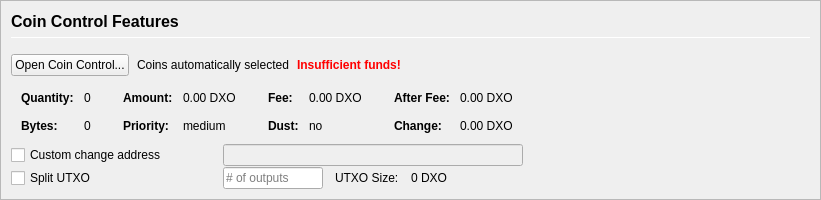
         <widget class="QFrame" name="frameCoinControl">
          <property name="sizePolicy">
           <sizepolicy hsizetype="Expanding" vsizetype="Expanding">
            <horstretch>0</horstretch>
            <verstretch>0</verstretch>
           </sizepolicy>
          </property>
          <property name="maximumSize">
           <size>
            <width>16777215</width>
            <height>16777215</height>
           </size>
          </property>
          <property name="frameShape">
           <enum>QFrame::StyledPanel</enum>
          </property>
          <property name="frameShadow">
           <enum>QFrame::Sunken</enum>
          </property>
          <layout class="QVBoxLayout" name="verticalLayoutCoinControl2">
           <property name="spacing">
            <number>0</number>
           </property>
           <property name="leftMargin">
            <number>0</number>
           </property>
           <property name="topMargin">
            <number>0</number>
           </property>
           <property name="rightMargin">
            <number>0</number>
           </property>
           <property name="bottomMargin">
            <number>0</number>
           </property>
           <item>
            <widget class="QFrame" name="frameCoinControl_BG">
             <layout class="QVBoxLayout" name="verticalLayoutCoinControl" stretch="0,0,0,0,0,0">
              <property name="spacing">
               <number>1</number>
              </property>
              <property name="leftMargin">
               <number>10</number>
              </property>
              <property name="topMargin">
               <number>10</number>
              </property>
              <item>
               <layout class="QHBoxLayout" name="horizontalLayoutCoinControl1">
                <property name="bottomMargin">
                 <number>15</number>
                </property>
                <item>
                 <layout class="QVBoxLayout" name="verticalLayout_3">
                  <property name="spacing">
                   <number>6</number>
                  </property>
                  <item>
                   <widget class="QLabel" name="labelCoinControlFeatures">
                    <property name="sizePolicy">
                     <sizepolicy hsizetype="Preferred" vsizetype="Maximum">
                      <horstretch>0</horstretch>
                      <verstretch>0</verstretch>
                     </sizepolicy>
                    </property>
                    <property name="minimumSize">
                     <size>
                      <width>0</width>
                      <height>20</height>
                     </size>
                    </property>
                    <property name="font">
                     <font>
                      <pointsize>12</pointsize>
                      <weight>75</weight>
                      <bold>true</bold>
                     </font>
                    </property>
                    <property name="styleSheet">
                     <string notr="true">font-weight:bold;</string>
                    </property>
                    <property name="text">
                     <string>Coin Control Features</string>
                    </property>
                   </widget>
                  </item>
                  <item>
                   <widget class="Line" name="line">
                    <property name="minimumSize">
                     <size>
                      <width>0</width>
                      <height>1</height>
                     </size>
                    </property>
                    <property name="maximumSize">
                     <size>
                      <width>16777215</width>
                      <height>1</height>
                     </size>
                    </property>
                    <property name="orientation">
                     <enum>Qt::Horizontal</enum>
                    </property>
                   </widget>
                  </item>
                 </layout>
                </item>
               </layout>
              </item>
              <item>
               <layout class="QHBoxLayout" name="horizontalLayoutCoinControl2" stretch="0,0,0,0">
                <property name="spacing">
                 <number>8</number>
                </property>
                <property name="bottomMargin">
                 <number>10</number>
                </property>
                <item>
                 <widget class="QPushButton" name="pushButtonCoinControl">
                  <property name="styleSheet">
                   <string notr="true"/>
                  </property>
                  <property name="text">
                   <string>Open Coin Control...</string>
                  </property>
                  <property name="autoDefault">
                   <bool>false</bool>
                  </property>
                 </widget>
                </item>
                <item>
                 <widget class="QLabel" name="labelCoinControlAutomaticallySelected">
                  <property name="text">
                   <string>Coins automatically selected</string>
                  </property>
                  <property name="margin">
                   <number>5</number>
                  </property>
                 </widget>
                </item>
                <item>
                 <widget class="QLabel" name="labelCoinControlInsuffFunds">
                  <property name="font">
                   <font>
                    <weight>75</weight>
                    <bold>true</bold>
                   </font>
                  </property>
                  <property name="styleSheet">
                   <string notr="true">color:red;font-weight:bold;</string>
                  </property>
                  <property name="text">
                   <string>Insufficient funds!</string>
                  </property>
                  <property name="margin">
                   <number>5</number>
                  </property>
                 </widget>
                </item>
                <item>
                 <spacer name="horizontalSpacerCoinControl">
                  <property name="orientation">
                   <enum>Qt::Horizontal</enum>
                  </property>
                  <property name="sizeHint" stdset="0">
                   <size>
                    <width>40</width>
                    <height>1</height>
                   </size>
                  </property>
                 </spacer>
                </item>
               </layout>
              </item>
              <item>
               <widget class="QWidget" name="widgetCoinControl" native="true">
                <property name="sizePolicy">
                 <sizepolicy hsizetype="Preferred" vsizetype="Preferred">
                  <horstretch>0</horstretch>
                  <verstretch>0</verstretch>
                 </sizepolicy>
                </property>
                <property name="minimumSize">
                 <size>
                  <width>0</width>
                  <height>0</height>
                 </size>
                </property>
                <property name="styleSheet">
                 <string notr="true"/>
                </property>
                <layout class="QHBoxLayout" name="horizontalLayoutCoinControl5">
                 <property name="leftMargin">
                  <number>0</number>
                 </property>
                 <property name="topMargin">
                  <number>0</number>
                 </property>
                 <property name="rightMargin">
                  <number>0</number>
                 </property>
                 <property name="bottomMargin">
                  <number>0</number>
                 </property>
                 <item>
                  <layout class="QHBoxLayout" name="horizontalLayoutCoinControl3" stretch="0,0,0,1">
                   <property name="spacing">
                    <number>20</number>
                   </property>
                   <property name="topMargin">
                    <number>0</number>
                   </property>
                   <property name="bottomMargin">
                    <number>10</number>
                   </property>
                   <item>
                    <layout class="QFormLayout" name="formLayoutCoinControl1">
                     <property name="horizontalSpacing">
                      <number>10</number>
                     </property>
                     <property name="verticalSpacing">
                      <number>14</number>
                     </property>
                     <property name="leftMargin">
                      <number>10</number>
                     </property>
                     <property name="topMargin">
                      <number>4</number>
                     </property>
                     <property name="rightMargin">
                      <number>6</number>
                     </property>
                     <item row="0" column="0">
                      <widget class="QLabel" name="labelCoinControlQuantityText">
                       <property name="font">
                        <font>
                         <weight>75</weight>
                         <bold>true</bold>
                        </font>
                       </property>
                       <property name="text">
                        <string>Quantity:</string>
                       </property>
                       <property name="margin">
                        <number>0</number>
                       </property>
                      </widget>
                     </item>
                     <item row="0" column="1">
                      <widget class="QLabel" name="labelCoinControlQuantity">
                       <property name="cursor">
                        <cursorShape>IBeamCursor</cursorShape>
                       </property>
                       <property name="contextMenuPolicy">
                        <enum>Qt::ActionsContextMenu</enum>
                       </property>
                       <property name="text">
                        <string notr="true">0</string>
                       </property>
                       <property name="margin">
                        <number>0</number>
                       </property>
                       <property name="textInteractionFlags">
                        <set>Qt::LinksAccessibleByMouse|Qt::TextSelectableByKeyboard|Qt::TextSelectableByMouse</set>
                       </property>
                      </widget>
                     </item>
                     <item row="1" column="0">
                      <widget class="QLabel" name="labelCoinControlBytesText">
                       <property name="font">
                        <font>
                         <weight>75</weight>
                         <bold>true</bold>
                        </font>
                       </property>
                       <property name="text">
                        <string>Bytes:</string>
                       </property>
                      </widget>
                     </item>
                     <item row="1" column="1">
                      <widget class="QLabel" name="labelCoinControlBytes">
                       <property name="cursor">
                        <cursorShape>IBeamCursor</cursorShape>
                       </property>
                       <property name="contextMenuPolicy">
                        <enum>Qt::ActionsContextMenu</enum>
                       </property>
                       <property name="text">
                        <string notr="true">0</string>
                       </property>
                       <property name="textInteractionFlags">
                        <set>Qt::LinksAccessibleByMouse|Qt::TextSelectableByKeyboard|Qt::TextSelectableByMouse</set>
                       </property>
                      </widget>
                     </item>
                    </layout>
                   </item>
                   <item>
                    <layout class="QFormLayout" name="formLayoutCoinControl2">
                     <property name="horizontalSpacing">
                      <number>10</number>
                     </property>
                     <property name="verticalSpacing">
                      <number>14</number>
                     </property>
                     <property name="leftMargin">
                      <number>6</number>
                     </property>
                     <property name="topMargin">
                      <number>4</number>
                     </property>
                     <property name="rightMargin">
                      <number>6</number>
                     </property>
                     <item row="0" column="0">
                      <widget class="QLabel" name="labelCoinControlAmountText">
                       <property name="font">
                        <font>
                         <weight>75</weight>
                         <bold>true</bold>
                        </font>
                       </property>
                       <property name="text">
                        <string>Amount:</string>
                       </property>
                       <property name="margin">
                        <number>0</number>
                       </property>
                      </widget>
                     </item>
                     <item row="0" column="1">
                      <widget class="QLabel" name="labelCoinControlAmount">
                       <property name="cursor">
                        <cursorShape>IBeamCursor</cursorShape>
                       </property>
                       <property name="contextMenuPolicy">
                        <enum>Qt::ActionsContextMenu</enum>
                       </property>
                       <property name="text">
                        <string notr="true">0.00 DXO</string>
                       </property>
                       <property name="textInteractionFlags">
                        <set>Qt::LinksAccessibleByMouse|Qt::TextSelectableByKeyboard|Qt::TextSelectableByMouse</set>
                       </property>
                      </widget>
                     </item>
                     <item row="1" column="0">
                      <widget class="QLabel" name="labelCoinControlPriorityText">
                       <property name="font">
                        <font>
                         <weight>75</weight>
                         <bold>true</bold>
                        </font>
                       </property>
                       <property name="text">
                        <string>Priority:</string>
                       </property>
                      </widget>
                     </item>
                     <item row="1" column="1">
                      <widget class="QLabel" name="labelCoinControlPriority">
                       <property name="cursor">
                        <cursorShape>IBeamCursor</cursorShape>
                       </property>
                       <property name="contextMenuPolicy">
                        <enum>Qt::ActionsContextMenu</enum>
                       </property>
                       <property name="text">
                        <string>medium</string>
                       </property>
                       <property name="textInteractionFlags">
                        <set>Qt::LinksAccessibleByMouse|Qt::TextSelectableByKeyboard|Qt::TextSelectableByMouse</set>
                       </property>
                      </widget>
                     </item>
                    </layout>
                   </item>
                   <item>
                    <layout class="QFormLayout" name="formLayoutCoinControl3">
                     <property name="horizontalSpacing">
                      <number>10</number>
                     </property>
                     <property name="verticalSpacing">
                      <number>14</number>
                     </property>
                     <property name="leftMargin">
                      <number>6</number>
                     </property>
                     <property name="topMargin">
                      <number>4</number>
                     </property>
                     <property name="rightMargin">
                      <number>6</number>
                     </property>
                     <item row="0" column="0">
                      <widget class="QLabel" name="labelCoinControlFeeText">
                       <property name="font">
                        <font>
                         <weight>75</weight>
                         <bold>true</bold>
                        </font>
                       </property>
                       <property name="text">
                        <string>Fee:</string>
                       </property>
                       <property name="margin">
                        <number>0</number>
                       </property>
                      </widget>
                     </item>
                     <item row="0" column="1">
                      <widget class="QLabel" name="labelCoinControlFee">
                       <property name="cursor">
                        <cursorShape>IBeamCursor</cursorShape>
                       </property>
                       <property name="contextMenuPolicy">
                        <enum>Qt::ActionsContextMenu</enum>
                       </property>
                       <property name="text">
                        <string notr="true">0.00 DXO</string>
                       </property>
                       <property name="textInteractionFlags">
                        <set>Qt::LinksAccessibleByMouse|Qt::TextSelectableByKeyboard|Qt::TextSelectableByMouse</set>
                       </property>
                      </widget>
                     </item>
                     <item row="1" column="0">
                      <widget class="QLabel" name="labelCoinControlLowOutputText">
                       <property name="font">
                        <font>
                         <weight>75</weight>
                         <bold>true</bold>
                        </font>
                       </property>
                       <property name="text">
                        <string>Dust:</string>
                       </property>
                      </widget>
                     </item>
                     <item row="1" column="1">
                      <widget class="QLabel" name="labelCoinControlLowOutput">
                       <property name="cursor">
                        <cursorShape>IBeamCursor</cursorShape>
                       </property>
                       <property name="contextMenuPolicy">
                        <enum>Qt::ActionsContextMenu</enum>
                       </property>
                       <property name="text">
                        <string>no</string>
                       </property>
                       <property name="textInteractionFlags">
                        <set>Qt::LinksAccessibleByMouse|Qt::TextSelectableByKeyboard|Qt::TextSelectableByMouse</set>
                       </property>
                      </widget>
                     </item>
                    </layout>
                   </item>
                   <item>
                    <layout class="QFormLayout" name="formLayoutCoinControl4">
                     <property name="horizontalSpacing">
                      <number>10</number>
                     </property>
                     <property name="verticalSpacing">
                      <number>14</number>
                     </property>
                     <property name="leftMargin">
                      <number>6</number>
                     </property>
                     <property name="topMargin">
                      <number>4</number>
                     </property>
                     <property name="rightMargin">
                      <number>6</number>
                     </property>
                     <item row="0" column="0">
                      <widget class="QLabel" name="labelCoinControlAfterFeeText">
                       <property name="font">
                        <font>
                         <weight>75</weight>
                         <bold>true</bold>
                        </font>
                       </property>
                       <property name="text">
                        <string>After Fee:</string>
                       </property>
                       <property name="margin">
                        <number>0</number>
                       </property>
                      </widget>
                     </item>
                     <item row="0" column="1">
                      <widget class="QLabel" name="labelCoinControlAfterFee">
                       <property name="cursor">
                        <cursorShape>IBeamCursor</cursorShape>
                       </property>
                       <property name="contextMenuPolicy">
                        <enum>Qt::ActionsContextMenu</enum>
                       </property>
                       <property name="text">
                        <string notr="true">0.00 DXO</string>
                       </property>
                       <property name="textInteractionFlags">
                        <set>Qt::LinksAccessibleByMouse|Qt::TextSelectableByKeyboard|Qt::TextSelectableByMouse</set>
                       </property>
                      </widget>
                     </item>
                     <item row="1" column="0">
                      <widget class="QLabel" name="labelCoinControlChangeText">
                       <property name="font">
                        <font>
                         <weight>75</weight>
                         <bold>true</bold>
                        </font>
                       </property>
                       <property name="text">
                        <string>Change:</string>
                       </property>
                      </widget>
                     </item>
                     <item row="1" column="1">
                      <widget class="QLabel" name="labelCoinControlChange">
                       <property name="cursor">
                        <cursorShape>IBeamCursor</cursorShape>
                       </property>
                       <property name="contextMenuPolicy">
                        <enum>Qt::ActionsContextMenu</enum>
                       </property>
                       <property name="text">
                        <string notr="true">0.00 DXO</string>
                       </property>
                       <property name="textInteractionFlags">
                        <set>Qt::LinksAccessibleByMouse|Qt::TextSelectableByKeyboard|Qt::TextSelectableByMouse</set>
                       </property>
                      </widget>
                     </item>
                    </layout>
                   </item>
                  </layout>
                 </item>
                </layout>
               </widget>
              </item>
              <item>
               <layout class="QHBoxLayout" name="horizontalLayoutCoinControl4">
                <property name="spacing">
                 <number>12</number>
                </property>
                <property name="sizeConstraint">
                 <enum>QLayout::SetDefaultConstraint</enum>
                </property>
                <property name="topMargin">
                 <number>0</number>
                </property>
                <property name="rightMargin">
                 <number>0</number>
                </property>
                <item>
                 <widget class="QCheckBox" name="checkBoxCoinControlChange">
                  <property name="sizePolicy">
                   <sizepolicy hsizetype="Preferred" vsizetype="Preferred">
                    <horstretch>0</horstretch>
                    <verstretch>0</verstretch>
                   </sizepolicy>
                  </property>
                  <property name="minimumSize">
                   <size>
                    <width>200</width>
                    <height>0</height>
                   </size>
                  </property>
                  <property name="maximumSize">
                   <size>
                    <width>200</width>
                    <height>16777215</height>
                   </size>
                  </property>
                  <property name="toolTip">
                   <string>If this is activated, but the change address is empty or invalid, change will be sent to a newly generated address.</string>
                  </property>
                  <property name="text">
                   <string>Custom change address</string>
                  </property>
                 </widget>
                </item>
                <item>
                 <widget class="QValidatedLineEdit" name="lineEditCoinControlChange">
                  <property name="enabled">
                   <bool>false</bool>
                  </property>
                  <property name="sizePolicy">
                   <sizepolicy hsizetype="Preferred" vsizetype="Preferred">
                    <horstretch>0</horstretch>
                    <verstretch>0</verstretch>
                   </sizepolicy>
                  </property>
                  <property name="minimumSize">
                   <size>
                    <width>300</width>
                    <height>0</height>
                   </size>
                  </property>
                 </widget>
                </item>
                <item>
                 <widget class="QLabel" name="labelCoinControlChangeLabel">
                  <property name="sizePolicy">
                   <sizepolicy hsizetype="Preferred" vsizetype="Preferred">
                    <horstretch>0</horstretch>
                    <verstretch>0</verstretch>
                   </sizepolicy>
                  </property>
                  <property name="minimumSize">
                   <size>
                    <width>100</width>
                    <height>0</height>
                   </size>
                  </property>
                  <property name="text">
                   <string/>
                  </property>
                  <property name="margin">
                   <number>3</number>
                  </property>
                 </widget>
                </item>
               </layout>
              </item>
              <item>
               <layout class="QHBoxLayout" name="horizontalLayoutCoinControl6">
                <property name="spacing">
                 <number>12</number>
                </property>
                <property name="rightMargin">
                 <number>0</number>
                </property>
                <item>
                 <widget class="QCheckBox" name="splitBlockCheckBox">
                  <property name="sizePolicy">
                   <sizepolicy hsizetype="Preferred" vsizetype="Preferred">
                    <horstretch>0</horstretch>
                    <verstretch>0</verstretch>
                   </sizepolicy>
                  </property>
                  <property name="minimumSize">
                   <size>
                    <width>200</width>
                    <height>0</height>
                   </size>
                  </property>
                  <property name="maximumSize">
                   <size>
                    <width>200</width>
                    <height>16777215</height>
                   </size>
                  </property>
                  <property name="text">
                   <string>Split UTXO</string>
                  </property>
                 </widget>
                </item>
                <item>
                 <widget class="QLineEdit" name="splitBlockLineEdit">
                  <property name="sizePolicy">
                   <sizepolicy hsizetype="Preferred" vsizetype="Preferred">
                    <horstretch>50</horstretch>
                    <verstretch>0</verstretch>
                   </sizepolicy>
                  </property>
                  <property name="minimumSize">
                   <size>
                    <width>100</width>
                    <height>0</height>
                   </size>
                  </property>
                  <property name="maximumSize">
                   <size>
                    <width>100</width>
                    <height>16777215</height>
                   </size>
                  </property>
                  <property name="placeholderText">
                   <string># of outputs</string>
                  </property>
                 </widget>
                </item>
                <item>
                 <widget class="QLabel" name="labelBlockSizeText">
                  <property name="text">
                   <string>UTXO Size:</string>
                  </property>
                 </widget>
                </item>
                <item>
                 <widget class="QLabel" name="labelBlockSize">
                  <property name="text">
                   <string>0 DXO</string>
                  </property>
                 </widget>
                </item>
                <item>
                 <spacer name="horizontalSpacer_7">
                  <property name="orientation">
                   <enum>Qt::Horizontal</enum>
                  </property>
                  <property name="sizeHint" stdset="0">
                   <size>
                    <width>40</width>
                    <height>20</height>
                   </size>
                  </property>
                 </spacer>
                </item>
               </layout>
              </item>
              <item>
               <spacer name="verticalSpacerCoinControl">
                <property name="orientation">
                 <enum>Qt::Vertical</enum>
                </property>
                <property name="sizeHint" stdset="0">
                 <size>
                  <width>800</width>
                  <height>1</height>
                 </size>
                </property>
               </spacer>
              </item>
             </layout>
            </widget>
           </item>
          </layout>
         </widget>
